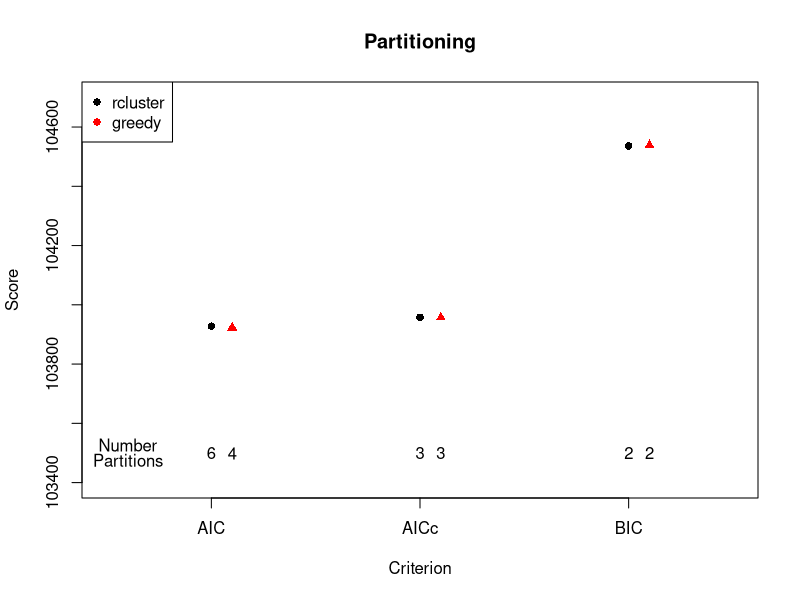
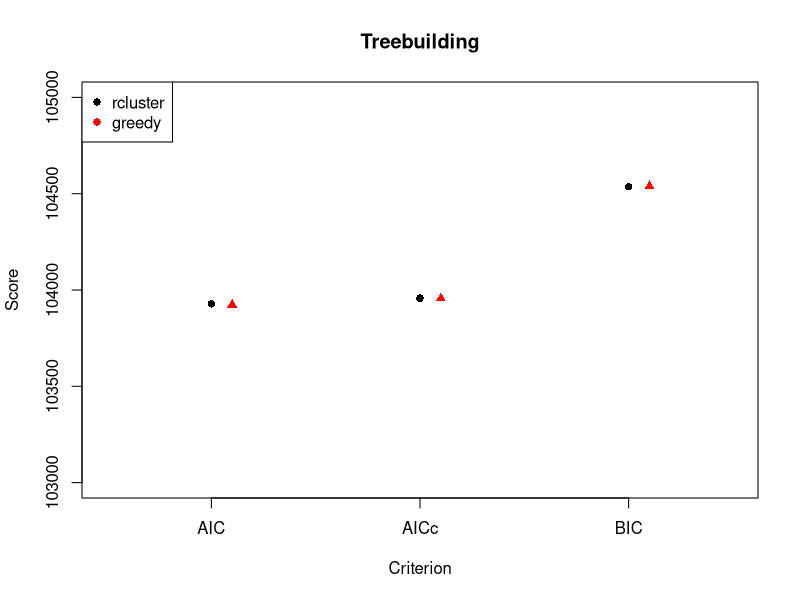
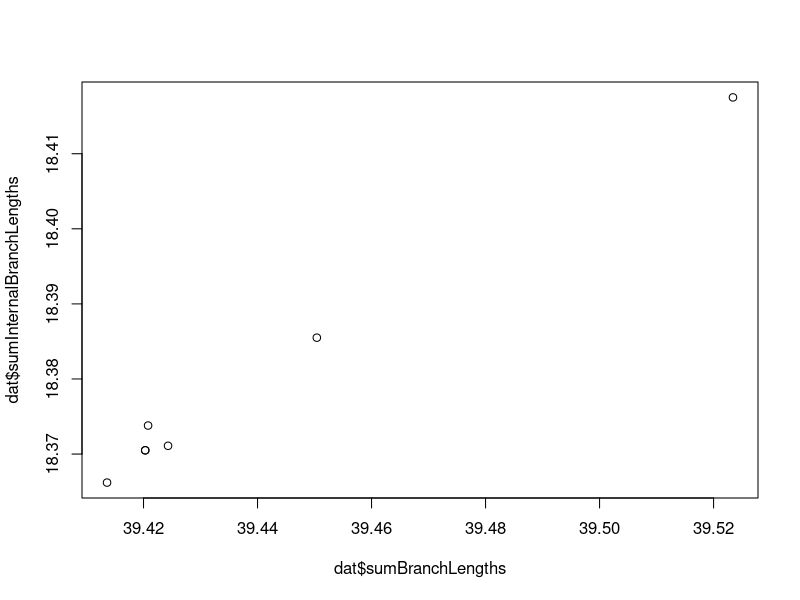
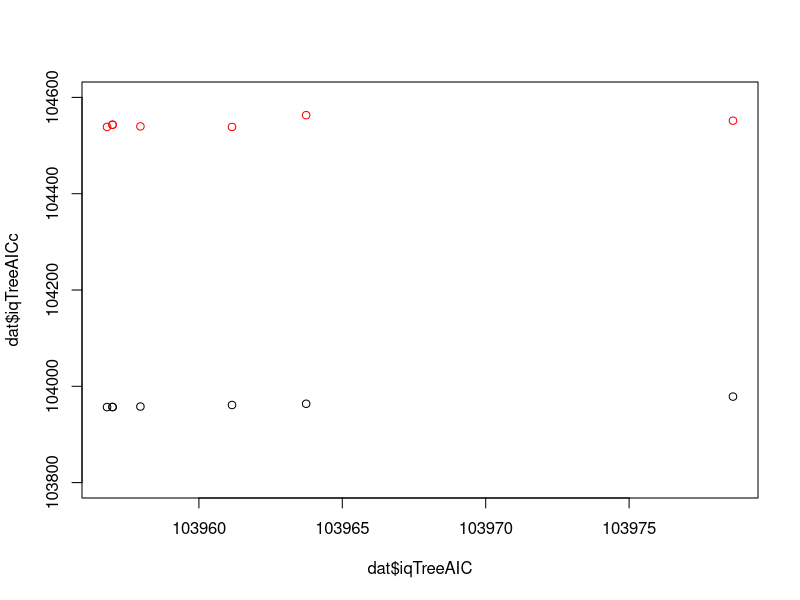
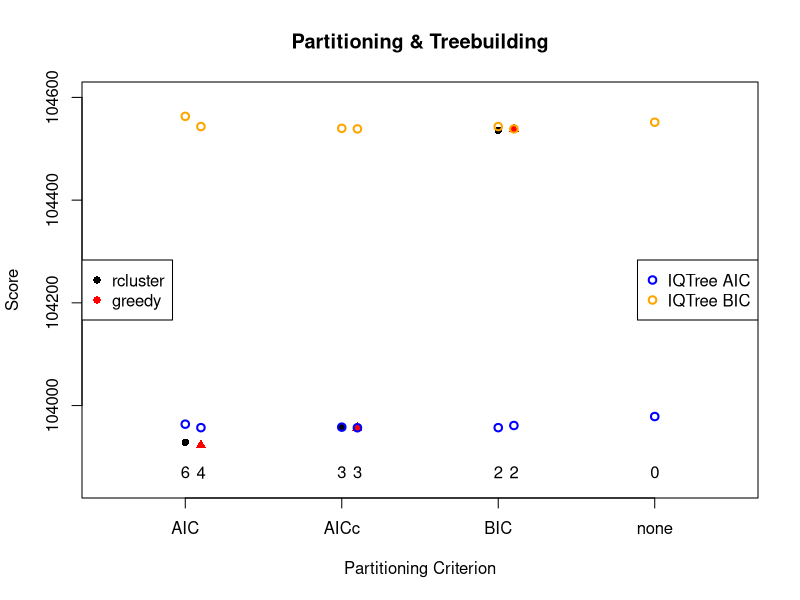
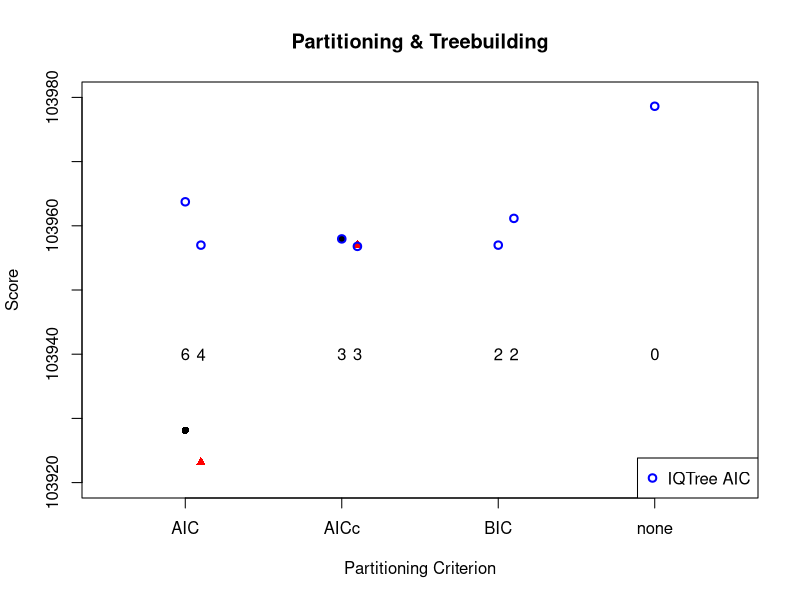
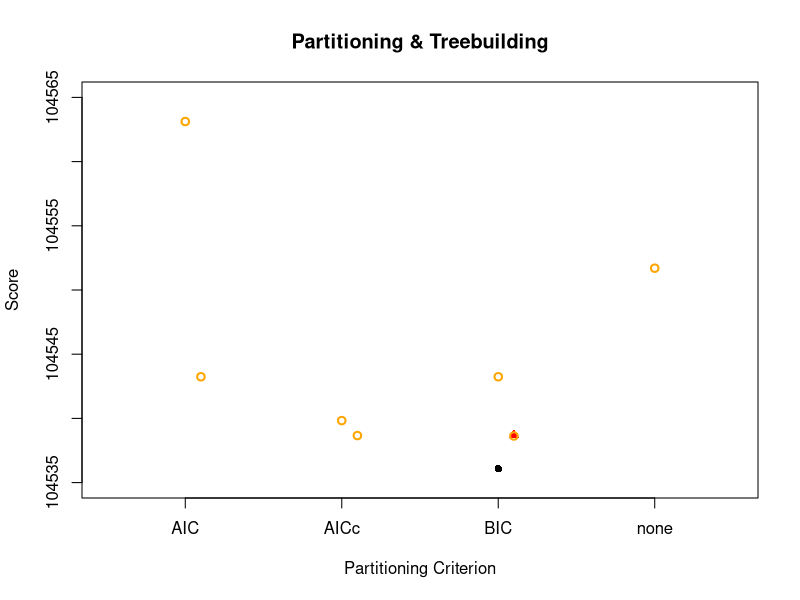

Here is the R script that generated these plots, in order:
setwd("~/Documents/UNIL/PartitioningMethods_SimulationProject/FunctioningPipeline/AnalysisResults")

# dat <- readLines("prelimResults.txt")

dat <- read.csv("prelim_lopho_N10.csv", na.strings="-")

## LOWER IC IS BETTER!

plot(1:3, c(dat$AIC[3], dat$AICc[2], dat$BIC[1]), xlim=c(0.5,3.5), ylim=c(103400,104700), pch=16, xlab="Criterion", ylab="Score", xaxt="n", main="Partitioning")
axis(side=1, at=1:3, labels=c("AIC", "AICc", "BIC"))
points(1.1:3.1, c(dat$AIC[4], dat$AICc[6], dat$BIC[5]), pch=17, col="red")
legend("topleft", c("rcluster", "greedy"), col=c("black", "red"), pch=16)

text(0.6, 103525, "Number")
text(0.6, 103475, "Partitions")
text(x=c(1,1.1,2,2.1,3,3.1), y=rep(103500,6), labels=c(dat$numParts[3:4], dat$numParts[2], dat$numParts[6], dat$numParts[1], dat$numParts[5]))



plot(1:3, c(dat$AIC[3], dat$AICc[2], dat$BIC[1]), xlim=c(0.5,3.5), ylim=c(103000,105000), pch=16, xlab="Criterion", ylab="Score", xaxt="n", main="Treebuilding")
axis(side=1, at=1:3, labels=c("AIC", "AICc", "BIC"))
points(1.1:3.1, c(dat$AIC[4], dat$AICc[6], dat$BIC[5]), pch=17, col="red")
legend("topleft", c("rcluster", "greedy"), col=c("black", "red"), pch=16)


plot(dat$sumBranchLengths, dat$sumInternalBranchLengths)
plot(dat$iqTreeAIC, dat$iqTreeAICc, ylim=c(103800,104600))
points(dat$iqTreeAIC, dat$iqTreeBIC, col="red")





plot(1:3, c(dat$AIC[3], dat$AICc[2], dat$BIC[1]), xlim=c(0.5,4.5), ylim=c(103850,104600), pch=16, xlab="Partitioning Criterion", ylab="Score", xaxt="n", main="Partitioning & Treebuilding")
axis(side=1, at=1:4, labels=c("AIC", "AICc", "BIC", "none"))
points(1.1:3.1, c(dat$AIC[4], dat$AICc[6], dat$BIC[5]), pch=17, col="red")
points(c(1,1.1,2,2.1,3,3.1,4), c(dat$iqTreeAIC[3], dat$iqTreeAIC[4], dat$iqTreeAIC[2], dat$iqTreeAIC[6], dat$iqTreeAIC[1], dat$iqTreeAIC[5], dat$iqTreeAIC[7]), col="blue", lwd=2)
##points(c(1,1.1,2,2.1,3,3.1,4), c(dat$iqTreeAICc[3], dat$iqTreeAICc[4], dat$iqTreeAICc[2], dat$iqTreeAICc[6], dat$iqTreeAICc[1], dat$iqTreeAICc[5], dat$iqTreeAICc[7]), col="green3", lwd=2)
points(c(1,1.1,2,2.1,3,3.1,4), c(dat$iqTreeBIC[3], dat$iqTreeBIC[4], dat$iqTreeBIC[2], dat$iqTreeBIC[6], dat$iqTreeBIC[1], dat$iqTreeBIC[5], dat$iqTreeBIC[7]), col="orange", lwd=2)
legend("left", c("rcluster", "greedy"), col=c("black", "red"), pch=16)
legend("right", c("IQTree AIC", "IQTree BIC"), col=c("blue", "orange"), pch=1, pt.lwd=2)

text(x=c(1,1.1,2,2.1,3,3.1,4), y=rep(103870,6), labels=c(dat$numParts[3:4], dat$numParts[2], dat$numParts[6], dat$numParts[1], dat$numParts[5], 0))





plot(1:3, c(dat$AIC[3], dat$AICc[2], dat$BIC[1]), xlim=c(0.5,4.5), ylim=c(103920,103980), pch=16, xlab="Partitioning Criterion", ylab="Score", xaxt="n", main="Partitioning & Treebuilding")
axis(side=1, at=1:4, labels=c("AIC", "AICc", "BIC", "none"))
points(1.1:3.1, c(dat$AIC[4], dat$AICc[6], dat$BIC[5]), pch=17, col="red")
points(c(1,1.1,2,2.1,3,3.1,4), c(dat$iqTreeAIC[3], dat$iqTreeAIC[4], dat$iqTreeAIC[2], dat$iqTreeAIC[6], dat$iqTreeAIC[1], dat$iqTreeAIC[5], dat$iqTreeAIC[7]), col="blue", lwd=2)
##points(c(1,1.1,2,2.1,3,3.1,4), c(dat$iqTreeAICc[3], dat$iqTreeAICc[4], dat$iqTreeAICc[2], dat$iqTreeAICc[6], dat$iqTreeAICc[1], dat$iqTreeAICc[5], dat$iqTreeAICc[7]), col="green3", lwd=2)
points(c(1,1.1,2,2.1,3,3.1,4), c(dat$iqTreeBIC[3], dat$iqTreeBIC[4], dat$iqTreeBIC[2], dat$iqTreeBIC[6], dat$iqTreeBIC[1], dat$iqTreeBIC[5], dat$iqTreeBIC[7]), col="orange", lwd=2)
#legend("left", c("rcluster", "greedy"), col=c("black", "red"), pch=16)
legend("bottomright", c("IQTree AIC"), col=c("blue"), pch=1, pt.lwd=2)

text(x=c(1,1.1,2,2.1,3,3.1,4), y=rep(103940,6), labels=c(dat$numParts[3:4], dat$numParts[2], dat$numParts[6], dat$numParts[1], dat$numParts[5], 0))


plot(1:3, c(dat$AIC[3], dat$AICc[2], dat$BIC[1]), xlim=c(0.5,4.5), ylim=c(104535,104565), pch=16, xlab="Partitioning Criterion", ylab="Score", xaxt="n", main="Partitioning & Treebuilding")
axis(side=1, at=1:4, labels=c("AIC", "AICc", "BIC", "none"))
points(1.1:3.1, c(dat$AIC[4], dat$AICc[6], dat$BIC[5]), pch=17, col="red")
points(c(1,1.1,2,2.1,3,3.1,4), c(dat$iqTreeAIC[3], dat$iqTreeAIC[4], dat$iqTreeAIC[2], dat$iqTreeAIC[6], dat$iqTreeAIC[1], dat$iqTreeAIC[5], dat$iqTreeAIC[7]), col="blue", lwd=2)
##points(c(1,1.1,2,2.1,3,3.1,4), c(dat$iqTreeAICc[3], dat$iqTreeAICc[4], dat$iqTreeAICc[2], dat$iqTreeAICc[6], dat$iqTreeAICc[1], dat$iqTreeAICc[5], dat$iqTreeAICc[7]), col="green3", lwd=2)
points(c(1,1.1,2,2.1,3,3.1,4), c(dat$iqTreeBIC[3], dat$iqTreeBIC[4], dat$iqTreeBIC[2], dat$iqTreeBIC[6], dat$iqTreeBIC[1], dat$iqTreeBIC[5], dat$iqTreeBIC[7]), col="orange", lwd=2)
#legend("left", c("rcluster", "greedy"), col=c("black", "red"), pch=16)
#legend("right", c("IQTree AIC", "IQTree BIC"), col=c("blue", "orange"), pch=1, pt.lwd=2)

text(x=c(1,1.1,2,2.1,3,3.1,4), y=rep(103870,6), labels=c(dat$numParts[3:4], dat$numParts[2], dat$numParts[6], dat$numParts[1], dat$numParts[5], 0))

